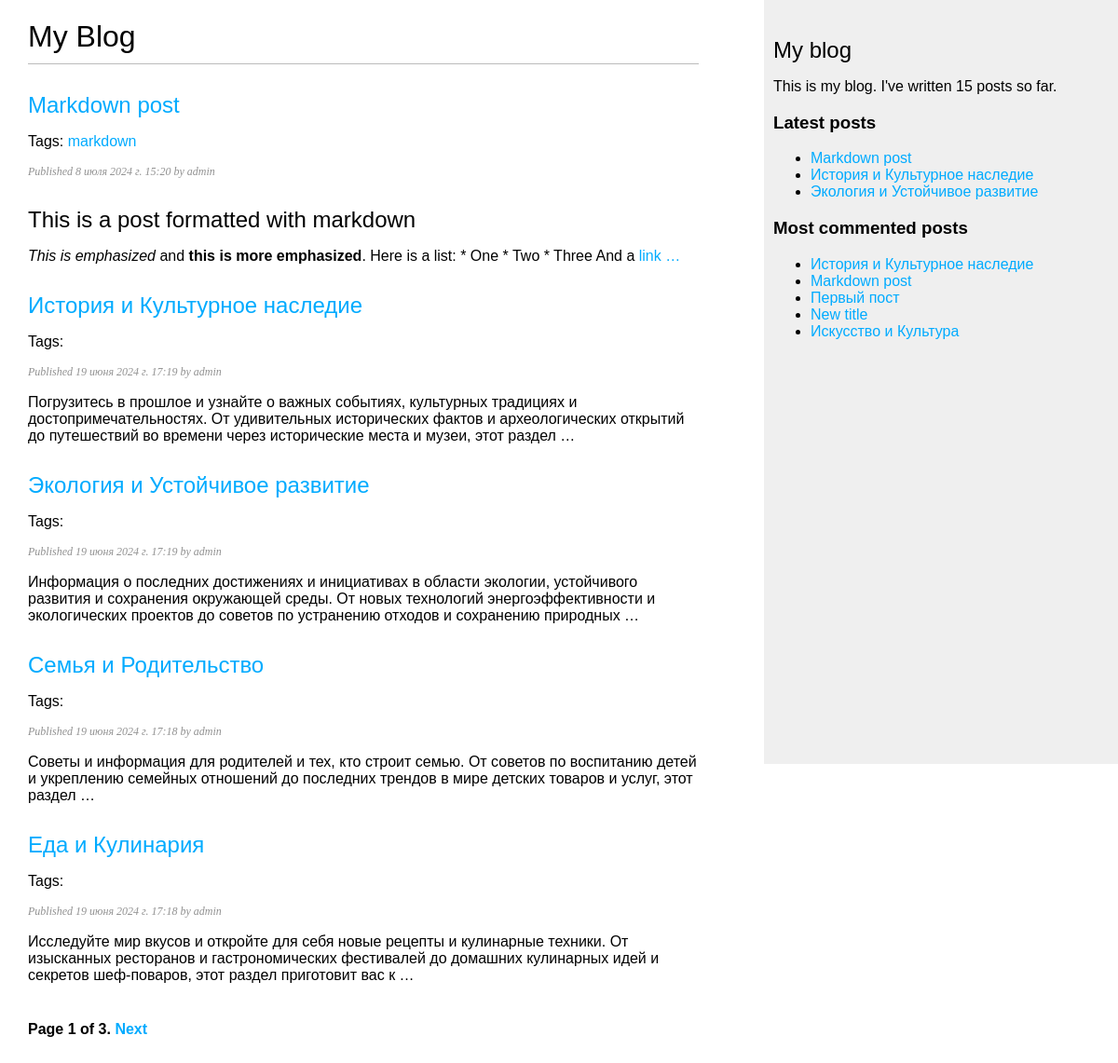
Screenshot of /blog/ with the database file from the repository.
### blog/models.py (models this page shows, shortened)
class Post(models.Model):
    class Status(models.TextChoices):
        DRAFT = 'DF', 'Draft'
        PUBLISHED = 'PB', 'Published'
    title = models.CharField(max_length=250)
    slug = models.SlugField(max_length=250,
                            unique_for_date='publish')
    author = models.ForeignKey(User, on_delete=models.CASCADE,
                               related_name='blog_post')
    body = models.TextField()
    publish = models.DateTimeField(default=timezone.now)
    created = models.DateTimeField(auto_now_add=True)
    updated = models.DateTimeField(auto_now=True)
    status = models.CharField(max_length=2,
                              choices=Status.choices,
                              default=Status.DRAFT)
    objects = models.Manager()  # менеджер, применяемый по умолчанию
    published = PublishedManager()  # конкретно-прикладной менеджер
    tags = TaggableManager()
    class Meta:
        ordering = ['-publish']
        indexes = [
            models.Index(fields=['-publish'])
        ]
    def get_absolute_url(self):
        return reverse('blog:post_detail',
                       args=[self.publish.year,
                             self.publish.month,
                             self.publish.day,
                             self.slug])

### blog/views.py (the view)
# urls.py: path('', views.post_list, name='post_list'),
def post_list(request, tag_slug=None):
    post_list = Post.published.all()
    tag = None
    if tag_slug:
        tag = get_object_or_404(Tag, slug=tag_slug)
        post_list = post_list.filter(tags__in=[tag])
    paginator = Paginator(post_list, 5)
    page_number = request.GET.get('page', 1)
    try:
        posts = paginator.page(page_number)
    except PageNotAnInteger:
        posts = paginator.page(1)
    except EmptyPage:
        posts = paginator.page(paginator.num_pages)
    return render(request,
                  'blog/post/list.html',
                  {'posts': posts,
                   'tag': tag})

### blog/models.py (called while the page is built)
    def get_queryset(self):
        return super().get_queryset() \
            .filter(status=Post.Status.PUBLISHED)

### blog/templatetags/blog_tags.py (called while the page is built)
@register.simple_tag
def total_posts():
    return Post.published.count()

@register.inclusion_tag('blog/post/latest_posts.html')
def show_latest_posts(count=5):
    latest_posts = Post.published.order_by('-publish')[:count]
    return {'latest_posts': latest_posts}

@register.simple_tag
def get_most_commented_posts(count=5):
    return Post.published.annotate(
        total_comments=Count('comments')
    ).order_by('-total_comments')[:count]

@register.filter(name='markdown')
def markdown_format(text):
    return mark_safe(markdown.markdown(text))

### blog/templates/blog/post/list.html (shortened to what this page needs)
{% extends "blog/base.html" %}
{% load blog_tags %}
{% block content %}
    <h1>My Blog</h1>
    {% for post in posts %}
        <h2>
            <a href="{{ post.get_absolute_url }}">
                {{ post.title }}
            </a>
        </h2>
        <p class="tags">
            Tags:
            {% for tag in post.tags.all %}
                <a href="{% url 'blog:post_list_by_tag' tag.slug %}">
                {{ tag.name }}
                </a>
            {% endfor %}
        </p>
        <p class="date">
            Published {{ post.publish }} by {{ post.author }}
        </p>
        {{ post.body|markdown|truncatewords_html:30 }}
    {% endfor %}
    {% include "pagination.html" with page=posts %}
{% endblock %}

### blog/templates/blog/base.html (shortened to what this page needs)
{% load blog_tags %}
{% load static %}
<html>
<head>
    <link href="{% static 'css/blog.css' %}" rel="stylesheet">
</head>
<body>
<div id="content">
    {% block content %}
    {% endblock %}
</div>
<div id="sidebar">
    <h2>My blog</h2>
    <p>
        This is my blog.
        I've written {% total_posts %} posts so far.
    </p>
    <h3>Latest posts</h3>
    {% show_latest_posts 3 %}
    <h3>Most commented posts</h3>
    {% get_most_commented_posts as most_commented_posts %}
    <ul>
        {% for post in  most_commented_posts %}
        	<li>
                <a href="{{ post.get_absolute_url }}">{{ post.title }}</a>
            </li>
        {% endfor %}
    </ul>
</div>
</body>
</html>

### blog/templates/blog/post/latest_posts.html
<ul>
 {% for post in latest_posts %}
    <li>
        <a href="{{ post.get_absolute_url }}">{{ post.title }}</a>
    </li>
 {% endfor %}
</ul>

### blog/static/css/blog.css (style rules this page uses)
body { margin:0; padding:0; font-family:helvetica, sans-serif; }
a { color:#00abff; text-decoration:none; }
h1 { font-weight:normal; border-bottom:1px solid #bbb; padding:0 0 10px 0; }
h2 { font-weight:normal; margin:30px 0 0; }
#content { float:left; width:60%; padding:0 0 0 30px; }
#sidebar { float:right; width:30%; padding:10px; background:#efefef; height:100%; }
p.date { color:#919191; font-family: georgia, serif; font-size: 12px; font-style: italic; }

### rows the page displays
Post: title "Markdown post", publish "8 июля 2024 г. 15:20", author "admin", body "This is a post formatted with markdown This is emphasized and this is more emphasized . Here is a list: * One * Two * Three And a link …"
Tag: name "markdown"
Post: title "История и Культурное наследие", publish "19 июня 2024 г. 17:19", author "admin", body "Погрузитесь в прошлое и узнайте о важных событиях, культурных традициях и достопримечательностях. От удивительных исторических фактов и археологических открытий до путешествий во времени через исторические места и музеи, этот раздел …"
Post: title "Экология и Устойчивое развитие", publish "19 июня 2024 г. 17:19", author "admin", body "Информация о последних достижениях и инициативах в области экологии, устойчивого развития и сохранения окружающей среды. От новых технологий энергоэффективности и экологических проектов до советов по устранению отходов и сохранению природных …"
Post: title "Семья и Родительство", publish "19 июня 2024 г. 17:18", author "admin", body "Советы и информация для родителей и тех, кто строит семью. От советов по воспитанию детей и укреплению семейных отношений до последних трендов в мире детских товаров и услуг, этот раздел …"
Post: title "Еда и Кулинария", publish "19 июня 2024 г. 17:18", author "admin", body "Исследуйте мир вкусов и откройте для себя новые рецепты и кулинарные техники. От изысканных ресторанов и гастрономических фестивалей до домашних кулинарных идей и секретов шеф-поваров, этот раздел приготовит вас к …"
Post: title "Первый пост"
Post: title "New title"
Post: title "Искусство и Культура"

### other values shown
{{ page.number }} "1"
{{ page.paginator.num_pages }} "3"
